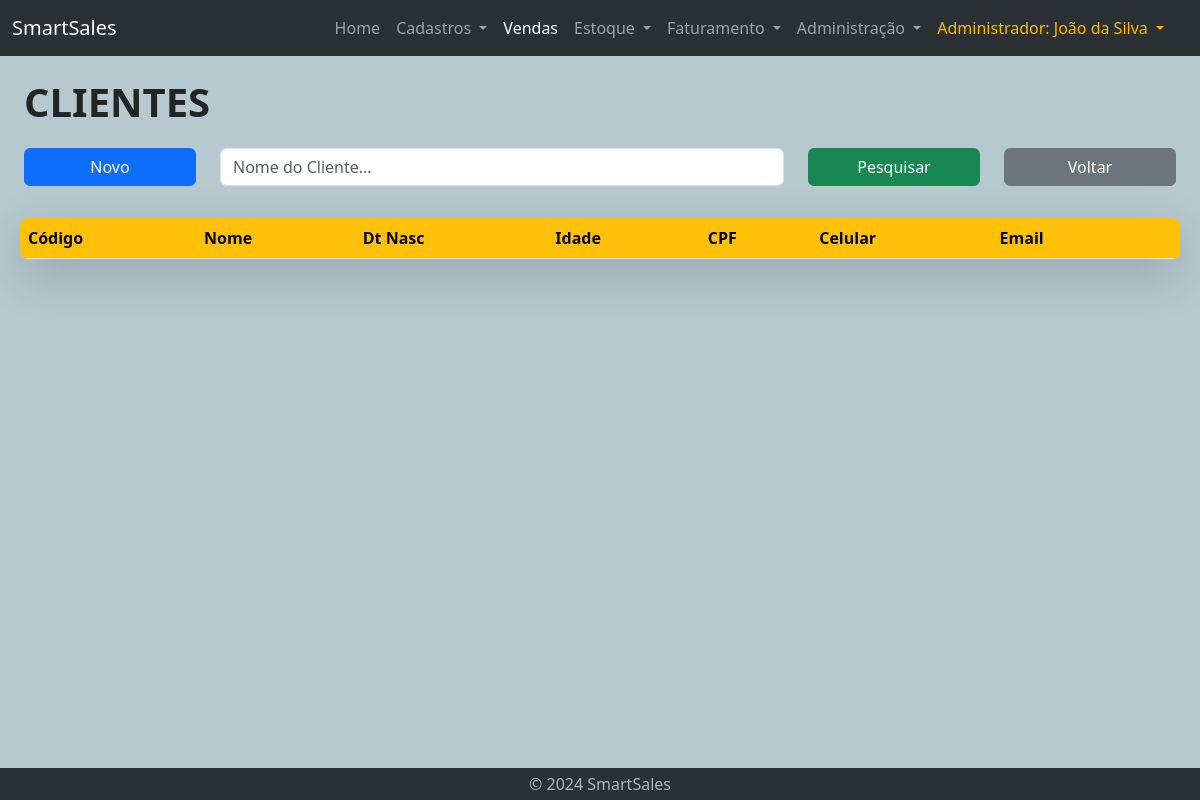
The app's page /vendedor-lst-clientes.php (signed in), older data.
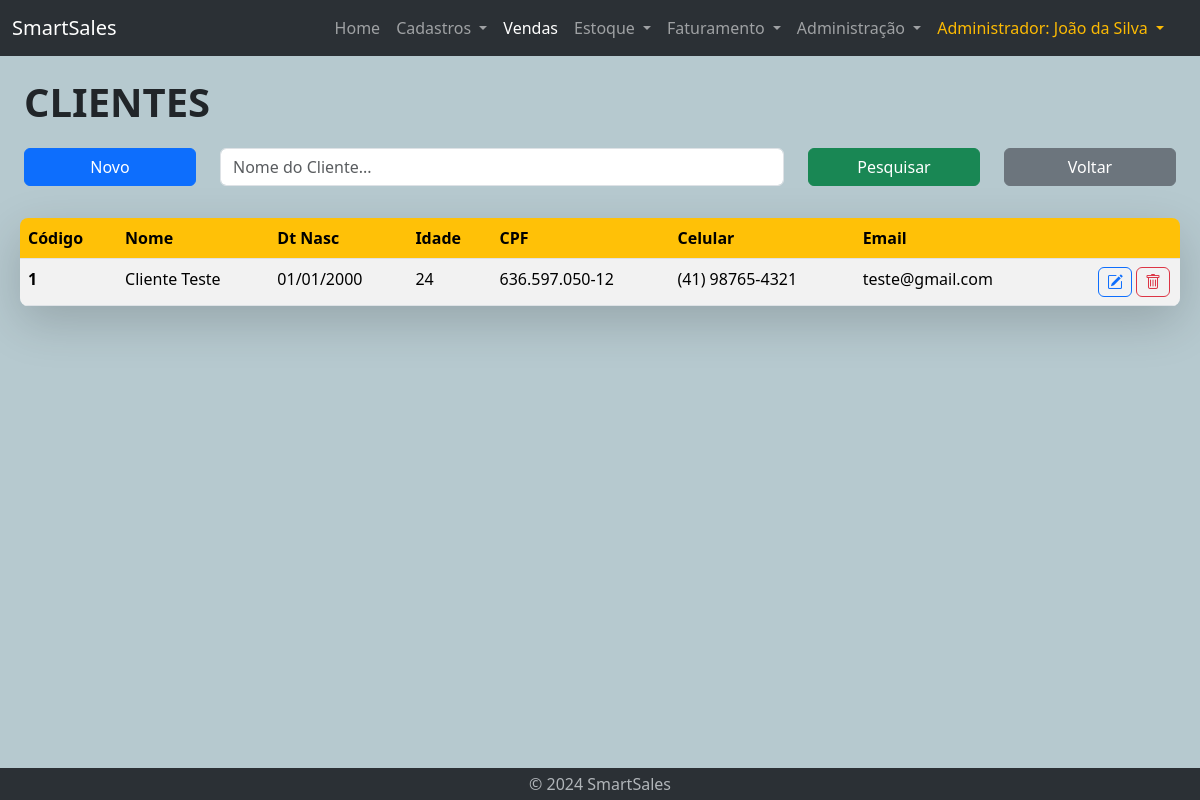
The same page, newer data.
### tables this page shows
CREATE TABLE cliente (
    id int AUTO_INCREMENT PRIMARY KEY NOT NULL,
    nome VARCHAR(255) NOT NULL,
    email VARCHAR(255) NOT NULL UNIQUE,
    celular VARCHAR(50),
    CPF VARCHAR(14) NOT NULL UNIQUE,
    dt_nasc DATE NOT NULL,
    data_cad DATE,
    data_updt DATE
);

### vendedor-lst-clientes.php (the view, shortened to what the changed rows need)
<!DOCTYPE html>
<html lang="en">
<head>
    <?php require "geral/links.php" ?>
</head>
<body id="vendas">
<?php require 'bd/connection.php'; ?>
    <div class="container-fluid mt-3 home">
        <div class="container-fuid mt-3 ms-lg-2 me-lg-2 shadow-lg rounded-3">
            <?php
                $conn = new mysqli($servername, $username, $password, $database);
                $sql = "SELECT id, nome, email, celular, CPF, dt_nasc, data_cad, data_updt FROM cliente";
            ?>
                <div class='table-responsive table-wrapper'>
                    <table class='table table-striped table-hover rounded-3 overflow-hidden' id='myTable'>
                        <thead class='thead-yellow'>
                            <tr>
                                <th scope='col'>Código</th>
                                <th scope='col'>Nome</th>
                                <th scope='col'>Dt Nasc</th>
                                <th scope='col'>Idade</th>
                                <th scope='col'>CPF</th>
                                <th scope='col'>Celular</th>
                                <th scope='col'>Email</th>
                                <th scope='col'> </th>
                            </tr>
                        </thead>
            <?php
                if ($result = $conn->query($sql)) {
                    if ($result->num_rows > 0) {
                        echo "<tbody>";
                        while ($row = $result->fetch_assoc() ) {
                            $data = $row['dt_nasc'];
                            list($ano, $mes, $dia) = explode('-', $data);
                            $hoje = mktime(0, 0, 0, date('m'), date('d'), date('Y'));
                            $nascimento = mktime(0, 0, 0, $mes, $dia, $ano);
                            $idade = floor((((($hoje - $nascimento) / 60) / 60) / 24) / 365.25);
                            $dataY = explode('-', $row["dt_nasc"]);
                            $anoY = $dataY[0];
                            $mesY = $dataY[1];
                            $diaY = $dataY[2];
                            $dt_nasc = $diaY . '/' . $mesY . '/' . $anoY;
                            $cod = $row["id"];
                            echo "<tr>";
                            echo "  <th scope'row'>";
                            echo $cod;
                            echo "  </th><td>";
                            echo $row["nome"];
                            echo "  </td><td>";
                            echo $dt_nasc;
                            echo "  </td><td>";
                            echo $idade;
                            echo "  </td><td>";
                            echo $row["CPF"];
                            echo "  </td><td>";
                            echo $row["celular"];
                            echo "  </td><td>";
                            echo $row["email"];
                            echo "  </td>";
            ?>
                                <td>
                                    <button type="button" class="btn btn-outline-danger" title="Excluir" >
                                        <a class="bi bi-trash" onclick="dev(event)"></a>
                                    </button>
                                    <button type="button" class="btn btn-outline-primary" title="Editar" >
                                        <a class="bi bi-pencil-square" onclick="dev(event)" ></a>
                                    </button>
                                </td>
                            </tr>
            <?php
                        }
                        echo "</tbody>";
                    }
                    echo "  </table>";
                    echo "</div>";
                } else {
                    echo "Erro executando SELECT: " . $conn->connect_error;
                }
            ?>
        </div>
    </div>
</body>
</html>

Row changes from the older to the newer data that the page shows:
added cliente: id "1", nome "Cliente Teste", dt_nasc "01/01/2000", idade "24", CPF "636.597.050-12", celular "(41) 98765-4321", email "teste@gmail.com"
